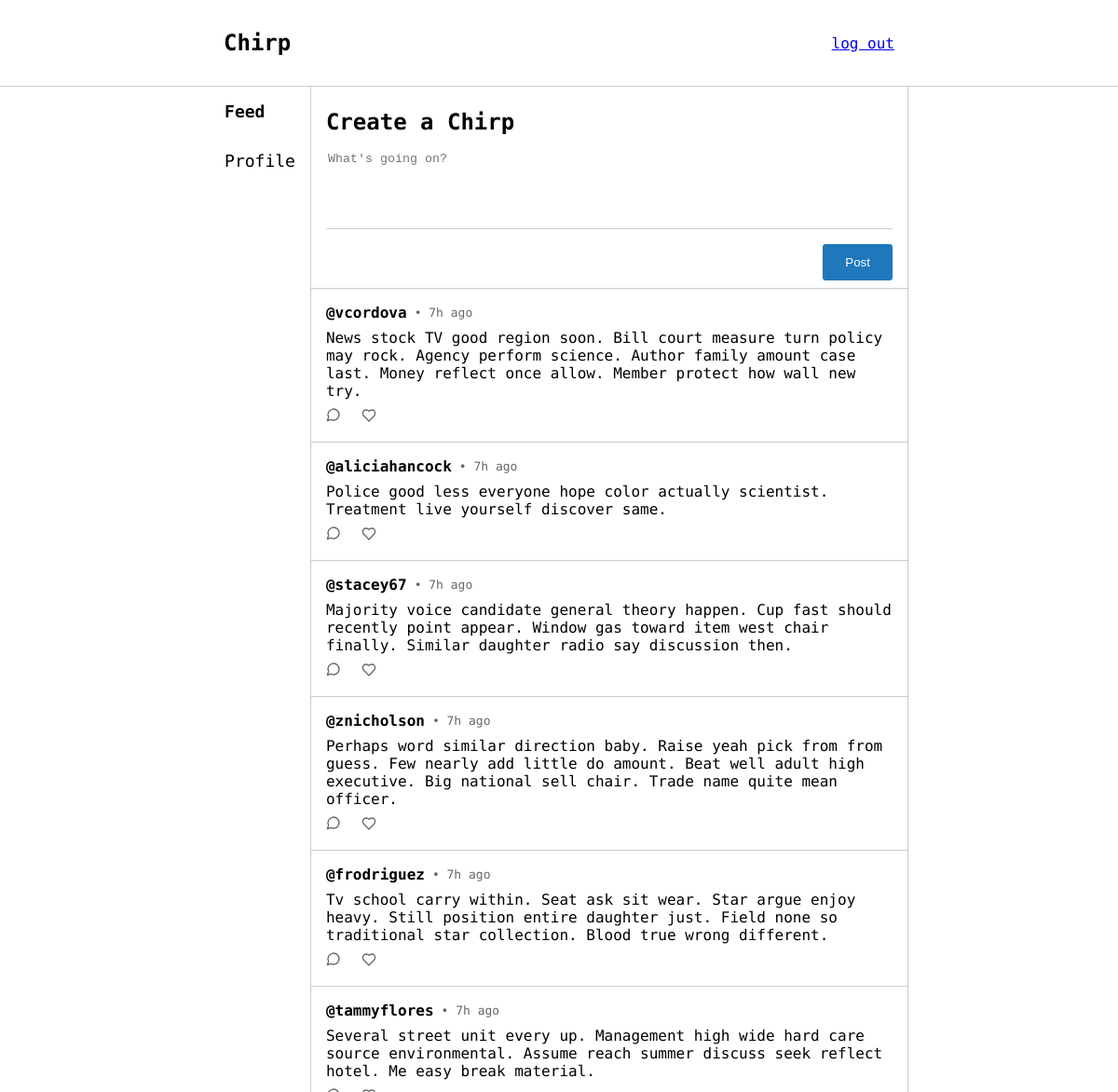
/feed (signed in), run on the app's committed database.
### app/models.py (models this page shows, shortened)
class Post(db.Model):
    id = db.Column(db.Integer, primary_key=True)
    body = db.Column(db.String(256))
    posted_at = db.Column(db.DateTime, index=True, default=datetime.now)
    user_id = db.Column(db.Integer, db.ForeignKey('user.id'))
    likes = db.relationship('Like', backref='post', lazy='dynamic')
    comments = db.relationship('Comment', backref='post', lazy='dynamic')

class User(UserMixin, db.Model):
    id = db.Column(db.Integer, primary_key=True)
    username = db.Column(db.String(64), index=True, unique=True)
    password_hash = db.Column(db.String(128))
    posts = db.relationship('Post', backref='user', lazy='dynamic')
    likes = db.relationship('Like', backref='user', lazy='dynamic')
    comments = db.relationship('Comment', backref='user', lazy='dynamic')

### app/views.py (the view)
@app.route("/feed")
@login_required
def feed():
    posts = get_recommendations(current_user)
    return render_template('pages/feed.html', title="Feed", user_authenticated=current_user.is_authenticated, posts=posts)

### app/filters.py (called while the page is built)
def time_ago(value):
    now = datetime.now()
    diff = now - value
    seconds = diff.total_seconds()
    if seconds < 60:
        return f"{int(seconds)}s ago"
    elif seconds < 3600:
        return f"{int(seconds // 60)}m  ago"
    elif seconds < 86400:
        return f"{int(seconds // 3600)}h ago"
    elif seconds < 2592000:
        return f"{int(seconds // 86400)}d ago"
    elif seconds < 31536000:
        return f"{int(seconds // 2592000)}m ago"
    else:
        return f"{int(seconds // 31536000)}y ago"

### app/posts.py (called while the page is built)
def get_posts(user):
    liked_posts = aliased(models.Like)
    return db.session.query(models.Post,
                            db.case(
                                    (liked_posts.user_id == user.id, True),
                                    else_=False
                            ).label('liked_by_user')
                            ) \
                .join(liked_posts, liked_posts.post_id == models.Post.id, isouter=True)

def get_mutual_likes(user1, user2):
    liked_posts_user1 = set([like.post_id for like in user1.likes])
    liked_posts_user2 = set([like.post_id for like in user2.likes])
    mutual_likes = liked_posts_user1.intersection(liked_posts_user2)
    return len(mutual_likes)

def get_recommendations(user):
    all_posts = get_posts(user).all()
    recommendations = []
    for post, liked in all_posts:
        if post.user_id == user.id or liked:
            continue
        users_who_liked = [like.user for like in post.likes]
        mutual_likes = 0
        for other_user in users_who_liked:
            mutual_likes_count = get_mutual_likes(user, other_user)
            mutual_likes += mutual_likes_count
        random_factor = random.uniform(0.7, 1.4)
        score = mutual_likes * random_factor
        recommendations.append((post, liked, score))
    recommendations.sort(key=lambda x: x[2], reverse=True)
    return [(post, liked) for post, liked, score in recommendations[:10]]

### app/views.py (called while the page is built)
@login_manager.user_loader
def load_user(user_id):
    return db.session.query(models.User).get(user_id)

### app/templates/pages/feed.html (shortened to what this page needs)
{% extends "layouts/authorised_layout.html" %}
{% block authorised_head %}
    <link rel="stylesheet" href="{{ url_for('static', filename='css/feed.css') }}">
    <link rel="stylesheet" href="{{ url_for('static', filename='css/components.css') }}">
{% endblock %}
{% block sidebar_feed %}
    sidebar-item-active
{% endblock %}
{% block authorised_content %}
    <div class="post-box">
        <h2 class="post-title">Create a Chirp</h3>
        <textarea id="post-content" class="post-textarea" placeholder="What's going on?" maxlength="256"></textarea>
        {% with button_class="btn-filled post-btn", text="Post", id="post-btn" %}
            {% include 'components/button.html' %}
        {% endwith %}
    </div>
    {% for post, liked in posts %}
        {% with post=post, liked=liked %}
            {% include 'components/post.html' %}
        {% endwith %}
    {% endfor %}
{% endblock %}

### app/templates/layouts/authorised_layout.html (shortened to what this page needs)
{% extends "layouts/root_layout.html" %}
{% block head %}
    <link rel="stylesheet" href="{{ url_for('static', filename='css/authorised_layout.css') }}">
    {% block authorised_head %}{% endblock %}
{% endblock %}
{% block content %}
    <div class="authorised-wrapper">
        <div class="sidebar">
            <a class="siderbar-item {% block sidebar_feed %}{% endblock %}" href="/feed">
                Feed
            </a>
            <a class="siderbar-item {% block sidebar_profile %}{% endblock %}" href="/profile">
                Profile
            </a>
        </div>
        <div class="feed-wrapper">
            {% block authorised_content %}{% endblock %}
        </div>
    </div>
{% endblock %}

### app/templates/layouts/root_layout.html (shortened to what this page needs)
<!DOCTYPE html>
<html lang="en-gb">
    <head>
        <link rel="stylesheet" href="{{ url_for('static', filename='css/root_layout.css')}}">
        {% block head %}{% endblock %}
    </head>
    <body>
        <div class="header-wrapper">
            <div class="header">
                <h1 class="title">
                    <a href="/">Chirp</a>
                </h1>
                {% if user_authenticated %}
                    <a href="/logout">log out</a>
                {% endif %}
            </div>
        </div>
        <main class="content">
            {% block content %}{% endblock %}
        </main>
    </body>
</html>

### app/templates/components/button.html
{% if link %}
    <a href="{{ link }}" class="btn btn-link {{ button_class }}">{{ text }}</a>
{% else %}
    <button id="{{ id }}" class="btn {{ button_class }}">{{ text }}</button>
{% endif %}

### app/templates/components/post.html
<div id="{{'post' if not comment else 'comment'}}-{{ post.id }}" class="post-container">
    <span class="post-heading">
        <h3>
            <a href="/profile/{{ post.user.username }}">@{{ post.user.username }}</a>
        </h3>
        <p>• {{ post.posted_at | time_ago }}</p>
    </span>
    <p style="margin:0;">
        {{ post.body }}
    </p>
    {% if not comment %}
        <span class="post-footing">
            <a href="/post/{{ post.id }}" alt="Leave or view comments on this post">
                <svg xmlns="http://www.w3.org/2000/svg" width="16" height="16" viewBox="0 0 24 24" fill="none" stroke="currentColor" stroke-width="2" stroke-linecap="round" stroke-linejoin="round">
                    <path d="M7.9 20A9 9 0 1 0 4 16.1L2 22Z"/>
                </svg>
            </a>
            <button onclick="like({{ post.id }})" aria-label="Like this post">
                <svg xmlns="http://www.w3.org/2000/svg" width="16" height="16" viewBox="0 0 24 24" fill="none" stroke="currentColor" stroke-width="2" stroke-linecap="round" stroke-linejoin="round" class="{{ 'liked' if liked }}">
                    <path d="M19 14c1.49-1.46 3-3.21 3-5.5A5.5 5.5 0 0 0 16.5 3c-1.76 0-3 .5-4.5 2-1.5-1.5-2.74-2-4.5-2A5.5 5.5 0 0 0 2 8.5c0 2.3 1.5 4.05 3 5.5l7 7Z"/>
                </svg>
            </button>
        </span>
    {% endif %}
</div>

### app/static/css/root_layout.css (style rules this page uses)
body { margin: 0; font-family: 'Geist Mono', monospace; position: absolute; width: 100%; height: 100%; display: flex; flex-direction: column; }
.header-wrapper { display: flex; justify-content: center; width: 100%; border-bottom: 1px solid #ccc; }
.header { display: flex; justify-content: space-between; align-items: center; width: calc(100% - 2rem); padding: 1rem; max-width: 45rem; }
.title { font-size: x-large; font-weight: 800; }
.title > a { text-decoration: none; color: inherit; }
.content { display: flex; max-width: 100%; flex-direction: column; gap: 1rem; height: 100%; }

### app/static/css/authorised_layout.css (style rules this page uses)
.authorised-wrapper { display: flex; width: 100%; justify-content: center; height: 100%; }
.feed-wrapper { display: flex; flex-direction: column; width: 100%; max-width: 40rem; border-style: none solid; border-width: 1px; border-color: #ccc; overflow-y: auto; max-height: 100%; }
.sidebar { display: flex; flex-direction: column; }
.siderbar-item { padding: 1rem; text-decoration: none; color: inherit; font-size: large; }
.sidebar-item-active { font-weight: 700; }

### app/static/css/feed.css (style rules this page uses)
.post-box { display: flex; flex-direction: column; gap: 1rem; border-bottom: solid 1px #ccc; padding: .5rem 1rem; }
.post-title { margin: 0; margin-top: 1rem; }
.post-textarea { resize: none; border: none; border-bottom: solid 1px #ccc; outline: none; height: 5rem; }
.post-btn { align-self: flex-end; }

### app/static/css/components.css (style rules this page uses)
.btn { padding: .75rem 1.5rem; border-radius: .2rem; border-color: #ccc; border-width: 1px; border-style: solid; color: black; font-weight: 500; cursor: pointer; }
.btn-filled { background-color: #1F77BC; color: white; border: none; }
.post-container { padding: 1rem; display: flex; gap: .5rem; flex-direction: column; border-bottom: 1px solid #ccc; }
.post-heading { display: flex; gap: .5rem; align-items: center; }
.post-heading > p { color: #666; font-size: small; margin: 0; }
.post-heading > h3 { font-size: medium; margin: 0; }
.post-heading > h3 > a { text-decoration: none; color: inherit; }
.post-footing { display: flex; gap: 1rem; }
.post-footing > a, button { color: #666; cursor: pointer; border: none; background-color: transparent; }

### data on the page
Post: user.username "vcordova", posted_at "7h ago", body "News stock TV good region soon. Bill court measure turn policy may rock. Agency perform science. Author family amount case last. Money reflect once allow. Member protect how wall new try."
Post: user.username "aliciahancock", posted_at "7h ago", body "Police good less everyone hope color actually scientist. Treatment live yourself discover same."
Post: user.username "stacey67", posted_at "7h ago", body "Majority voice candidate general theory happen. Cup fast should recently point appear. Window gas toward item west chair finally. Similar daughter radio say discussion then."
Post: user.username "znicholson", posted_at "7h ago", body "Perhaps word similar direction baby. Raise yeah pick from from guess. Few nearly add little do amount. Beat well adult high executive. Big national sell chair. Trade name quite mean officer."
Post: user.username "frodriguez", posted_at "7h ago", body "Tv school carry within. Seat ask sit wear. Star argue enjoy heavy. Still position entire daughter just. Field none so traditional star collection. Blood true wrong different."
Post: user.username "tammyflores", posted_at "7h ago", body "Several street unit every up. Management high wide hard care source environmental. Assume reach summer discuss seek reflect hotel. Me easy break material."

### other printed values
{{ text }} "Post"
